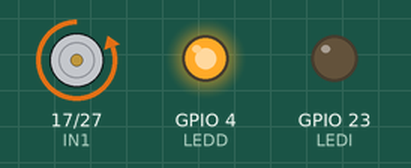
Bench run of a program on a simulated Raspberry Pi (BCM pin numbers). On the bench: motor-driver pin pairs drawn as motors (green arrow = first pin HIGH = forward, orange = second pin HIGH = backward, longer = more drive, scaled by the enable pin), output pins drawn as LEDs (lit = HIGH).

Above: at 2.5 s.
At 10.5 s:
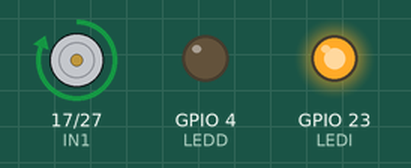
At 14.5 s:
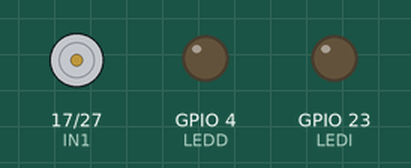
Timing chart, 0 to 20.8 s (numbered marks = the images above):
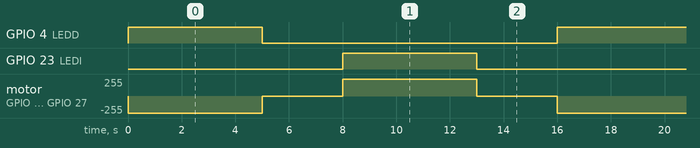

The program:

MotorV1.py
```python
import RPi.GPIO as GPIO
import time

IN1 = 17
IN2 = 27
ENA = 18
LEDD = 4
LEDI = 23

def gderecha(t):
   GPIO.output(ENA,GPIO.HIGH)
   GPIO.output(IN1,GPIO.LOW)
   GPIO.output(IN2,GPIO.HIGH)
   GPIO.output(LEDD,GPIO.HIGH)
   GPIO.output(LEDI,GPIO.LOW)
   time.sleep(t)


def parar(t):
    GPIO.output(ENA,GPIO.LOW)
    GPIO.output(LEDD,GPIO.LOW)
    GPIO.output(LEDI,GPIO.LOW)
    time.sleep(t)


def gizquierda(t):
    GPIO.output(ENA,GPIO.HIGH)
    GPIO.output(IN1,GPIO.HIGH)
    GPIO.output(IN2,GPIO.LOW)
    GPIO.output(LEDD,GPIO.LOW)
    GPIO.output(LEDI,GPIO.HIGH)

    time.sleep(t)


def setup():
    GPIO.setmode(GPIO.BCM)
    GPIO.setup([ENA,IN1,IN2,LEDD,LEDI], GPIO.OUT)


def loop():
    gderecha(5)
    parar(3)
    gizquierda(5)
    parar(3)

def main():
    setup()
    while True:
       loop()

try:
    main()

except KeyboardInterrupt:
    GPIO.cleanup()
```

Measured:
- by itself, GPIO 4 (LEDD), GPIO 23 (LEDI): alternates HIGH for 5.0 s and LOW for 11.0 s
- by itself, motor on GPIO 17 (IN1) / GPIO 27 (IN2): repeats every 16.0 s: stopped 3.0 s, forward 255/255 5.0 s, stopped 3.0 s, backward 255/255 5.0 s
